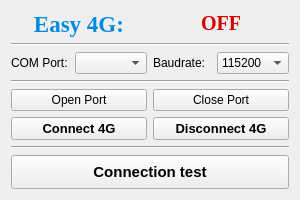
<?xml version="1.0" encoding="UTF-8"?>
<ui version="4.0">
 <class>Widget</class>
 <widget class="QWidget" name="Widget">
  <property name="geometry">
   <rect>
    <x>0</x>
    <y>0</y>
    <width>300</width>
    <height>200</height>
   </rect>
  </property>
  <property name="sizePolicy">
   <sizepolicy hsizetype="Preferred" vsizetype="Fixed">
    <horstretch>0</horstretch>
    <verstretch>0</verstretch>
   </sizepolicy>
  </property>
  <property name="minimumSize">
   <size>
    <width>300</width>
    <height>200</height>
   </size>
  </property>
  <property name="maximumSize">
   <size>
    <width>300</width>
    <height>200</height>
   </size>
  </property>
  <property name="sizeIncrement">
   <size>
    <width>300</width>
    <height>300</height>
   </size>
  </property>
  <property name="baseSize">
   <size>
    <width>300</width>
    <height>300</height>
   </size>
  </property>
  <property name="font">
   <font>
    <weight>50</weight>
    <italic>false</italic>
    <bold>false</bold>
   </font>
  </property>
  <property name="windowTitle">
   <string>Widget</string>
  </property>
  <property name="autoFillBackground">
   <bool>false</bool>
  </property>
  <property name="locale">
   <locale language="English" country="UnitedStates"/>
  </property>
  <layout class="QVBoxLayout" name="verticalLayout">
   <property name="sizeConstraint">
    <enum>QLayout::SetNoConstraint</enum>
   </property>
   <item>
    <layout class="QGridLayout" name="gridLayout_2">
     <item row="0" column="1">
      <widget class="QLabel" name="onLabel">
       <property name="enabled">
        <bool>true</bool>
       </property>
       <property name="font">
        <font>
         <family>Times New Roman</family>
         <pointsize>15</pointsize>
         <weight>75</weight>
         <bold>true</bold>
        </font>
       </property>
       <property name="mouseTracking">
        <bool>true</bool>
       </property>
       <property name="text">
        <string>&lt;html&gt;&lt;head/&gt;&lt;body&gt;&lt;p&gt;&lt;span style=&quot; color:#d30000;&quot;&gt;OFF&lt;/span&gt;&lt;/p&gt;&lt;/body&gt;&lt;/html&gt;</string>
       </property>
       <property name="textFormat">
        <enum>Qt::RichText</enum>
       </property>
       <property name="alignment">
        <set>Qt::AlignCenter</set>
       </property>
      </widget>
     </item>
     <item row="0" column="0">
      <widget class="QLabel" name="titleLabel">
       <property name="sizePolicy">
        <sizepolicy hsizetype="Preferred" vsizetype="Preferred">
         <horstretch>0</horstretch>
         <verstretch>0</verstretch>
        </sizepolicy>
       </property>
       <property name="minimumSize">
        <size>
         <width>20</width>
         <height>0</height>
        </size>
       </property>
       <property name="font">
        <font>
         <family>Times New Roman</family>
         <pointsize>17</pointsize>
         <weight>75</weight>
         <italic>false</italic>
         <bold>true</bold>
         <strikeout>false</strikeout>
         <kerning>true</kerning>
        </font>
       </property>
       <property name="text">
        <string>&lt;html&gt;&lt;head/&gt;&lt;body&gt;&lt;p&gt;&lt;span style=&quot; color:#008adf;&quot;&gt;Easy 4G:&lt;/span&gt;&lt;/p&gt;&lt;/body&gt;&lt;/html&gt;</string>
       </property>
       <property name="textFormat">
        <enum>Qt::RichText</enum>
       </property>
       <property name="alignment">
        <set>Qt::AlignCenter</set>
       </property>
      </widget>
     </item>
    </layout>
   </item>
   <item>
    <widget class="Line" name="line_3">
     <property name="orientation">
      <enum>Qt::Horizontal</enum>
     </property>
    </widget>
   </item>
   <item>
    <layout class="QHBoxLayout" name="horizontalLayout">
     <item>
      <widget class="QLabel" name="serialLabel">
       <property name="text">
        <string>COM Port:</string>
       </property>
       <property name="alignment">
        <set>Qt::AlignLeading|Qt::AlignLeft|Qt::AlignVCenter</set>
       </property>
      </widget>
     </item>
     <item>
      <widget class="QComboBox" name="serialBox">
       <property name="sizePolicy">
        <sizepolicy hsizetype="Preferred" vsizetype="Fixed">
         <horstretch>0</horstretch>
         <verstretch>0</verstretch>
        </sizepolicy>
       </property>
       <property name="sizeAdjustPolicy">
        <enum>QComboBox::AdjustToContentsOnFirstShow</enum>
       </property>
      </widget>
     </item>
     <item>
      <widget class="QLabel" name="baudrateLabel">
       <property name="text">
        <string>Baudrate:</string>
       </property>
       <property name="scaledContents">
        <bool>true</bool>
       </property>
       <property name="alignment">
        <set>Qt::AlignLeading|Qt::AlignLeft|Qt::AlignVCenter</set>
       </property>
      </widget>
     </item>
     <item>
      <widget class="QComboBox" name="baudrateBox">
       <property name="sizePolicy">
        <sizepolicy hsizetype="Preferred" vsizetype="Fixed">
         <horstretch>0</horstretch>
         <verstretch>0</verstretch>
        </sizepolicy>
       </property>
       <property name="editable">
        <bool>false</bool>
       </property>
       <property name="sizeAdjustPolicy">
        <enum>QComboBox::AdjustToContentsOnFirstShow</enum>
       </property>
       <item>
        <property name="text">
         <string>115200</string>
        </property>
       </item>
       <item>
        <property name="text">
         <string>9600</string>
        </property>
       </item>
      </widget>
     </item>
    </layout>
   </item>
   <item>
    <widget class="Line" name="line">
     <property name="orientation">
      <enum>Qt::Horizontal</enum>
     </property>
    </widget>
   </item>
   <item>
    <layout class="QGridLayout" name="gridLayout_3">
     <item row="1" column="1">
      <widget class="QPushButton" name="offButton">
       <property name="sizePolicy">
        <sizepolicy hsizetype="Minimum" vsizetype="Expanding">
         <horstretch>0</horstretch>
         <verstretch>0</verstretch>
        </sizepolicy>
       </property>
       <property name="font">
        <font>
         <pointsize>10</pointsize>
         <weight>75</weight>
         <bold>true</bold>
        </font>
       </property>
       <property name="text">
        <string>Disconnect 4G</string>
       </property>
      </widget>
     </item>
     <item row="0" column="0">
      <widget class="QPushButton" name="openButton">
       <property name="sizePolicy">
        <sizepolicy hsizetype="Minimum" vsizetype="Expanding">
         <horstretch>0</horstretch>
         <verstretch>0</verstretch>
        </sizepolicy>
       </property>
       <property name="text">
        <string>Open Port</string>
       </property>
      </widget>
     </item>
     <item row="1" column="0">
      <widget class="QPushButton" name="onButton">
       <property name="sizePolicy">
        <sizepolicy hsizetype="Minimum" vsizetype="Expanding">
         <horstretch>0</horstretch>
         <verstretch>0</verstretch>
        </sizepolicy>
       </property>
       <property name="font">
        <font>
         <pointsize>10</pointsize>
         <weight>75</weight>
         <bold>true</bold>
        </font>
       </property>
       <property name="text">
        <string>Connect 4G</string>
       </property>
      </widget>
     </item>
     <item row="0" column="1">
      <widget class="QPushButton" name="closeButton">
       <property name="sizePolicy">
        <sizepolicy hsizetype="Minimum" vsizetype="Expanding">
         <horstretch>0</horstretch>
         <verstretch>0</verstretch>
        </sizepolicy>
       </property>
       <property name="text">
        <string>Close Port</string>
       </property>
      </widget>
     </item>
    </layout>
   </item>
   <item>
    <widget class="Line" name="line_2">
     <property name="orientation">
      <enum>Qt::Horizontal</enum>
     </property>
    </widget>
   </item>
   <item>
    <widget class="QPushButton" name="testButton">
     <property name="sizePolicy">
      <sizepolicy hsizetype="Minimum" vsizetype="Expanding">
       <horstretch>0</horstretch>
       <verstretch>0</verstretch>
      </sizepolicy>
     </property>
     <property name="font">
      <font>
       <pointsize>11</pointsize>
       <weight>75</weight>
       <bold>true</bold>
      </font>
     </property>
     <property name="text">
      <string>Connection test</string>
     </property>
    </widget>
   </item>
  </layout>
 </widget>
 <resources/>
 <connections/>
</ui>
